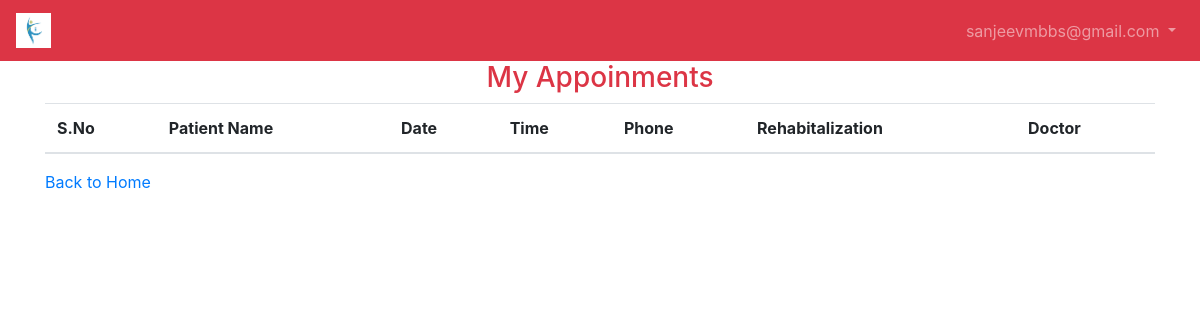
Page /doctor/appoinments.php (signed in) on the earlier database version.
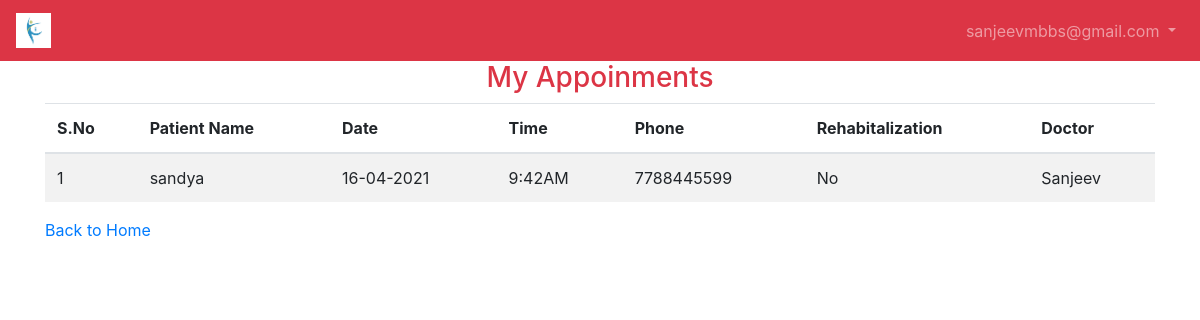
Same page on the later database version.
### tables this page shows
CREATE TABLE `appoinment` (
  `id` int(5) NOT NULL,
  `pname` varchar(25) NOT NULL,
  `date` date NOT NULL,
  `time` time NOT NULL,
  `phone` bigint(10) NOT NULL,
  `rehab` int(10) NOT NULL DEFAULT 0,
  `doctor` varchar(25) NOT NULL,
  `mode` varchar(20) NOT NULL
);

### doctor/appoinments.php (the view, shortened to what this page needs)
<!doctype html>
<html lang="en">
<head>
    <link rel="stylesheet" href="https://maxcdn.bootstrapcdn.com/bootstrap/4.0.0/css/bootstrap.min.css">
    <link rel="stylesheet" href="https://stackpath.bootstrapcdn.com/font-awesome/4.7.0/css/font-awesome.min.css">
    <link rel="stylesheet" href="../assets/style.css">
</head>
<body>
    <header>
        <nav class="navbar navbar-expand-lg navbar-dark bg-danger">
            <a class="navbar-brand" href="#"><img src="../assets/physio.jpg" alt="logo" width="35" height="35" border="1" style="left: 0" class="img-circle" /></a>
            <div class="collapse navbar-collapse" id="navbarSupportedContent">
                <ul class="navbar-nav ml-auto">
                    <li class="nav-item dropdown">
                        <a class="nav-link dropdown-toggle" href="#" id="navbarDropdown" role="button" data-toggle="dropdown" aria-haspopup="true" aria-expanded="false">
                            <?php echo $_SESSION["doctor"]; ?>
                        </a>
                    </li>
                </ul>
            </div>
        </nav>
    </header>
    <main>
        <div class="container">
            <div class="row">
                <div class="col">
                    <h3 class="text-center text-danger">My Appoinments</h3>
                    <table class="table table-striped">
                        <thead>
                            <tr>
                                <th>S.No</th>
                                <th>Patient Name</th>
                                <th>Date</th>
                                <th>Time</th>
                                <th>Phone</th>
                                <th>Rehabitalization</th>
                                <th>Doctor</th>
                            </tr>
                        </thead>
                        <tbody>
                            <?php
                            include_once("../config.php");
                            $sq=mysqli_query($con, "select * from doctor where email='".$_SESSION["doctor"]."'");
                            while($row=mysqli_fetch_assoc($sq)){
                                $name=$row["name"];
                            }
                            $sql = "select * from appoinment where doctor='".$name."' order by id desc";
                            $run = mysqli_query($con, $sql);
                            $f = 1;
                            foreach ($run as $app) {
                                $rehab = $app["rehab"] == 0 ? "Yes" : "No";
                                echo '<tr><td>' . $f . '</td><td>' . $app["pname"] . '</td><td>' . date("d-m-Y", strtotime($app["date"])) . '</td><td>' . date("g:iA", strtotime($app["time"])) . '</td><td>' . $app["phone"] . '</td><td>' . $rehab . '</td><td>' . $app["doctor"] . '</td></tr>';
                                $f++;
                            }
                            ?>
                        </tbody>
                    </table>
                    <a href="doctor_dashboard.php" class="text-center">Back to Home</a>
                </div>
            </div>
        </div>
    </main>
</body>
</html>

Differences in the rows shown:
added appoinment: pname "sandya", date "16-04-2021", time "9:42AM", phone "7788445599", rehab "No", doctor "Sanjeev"
